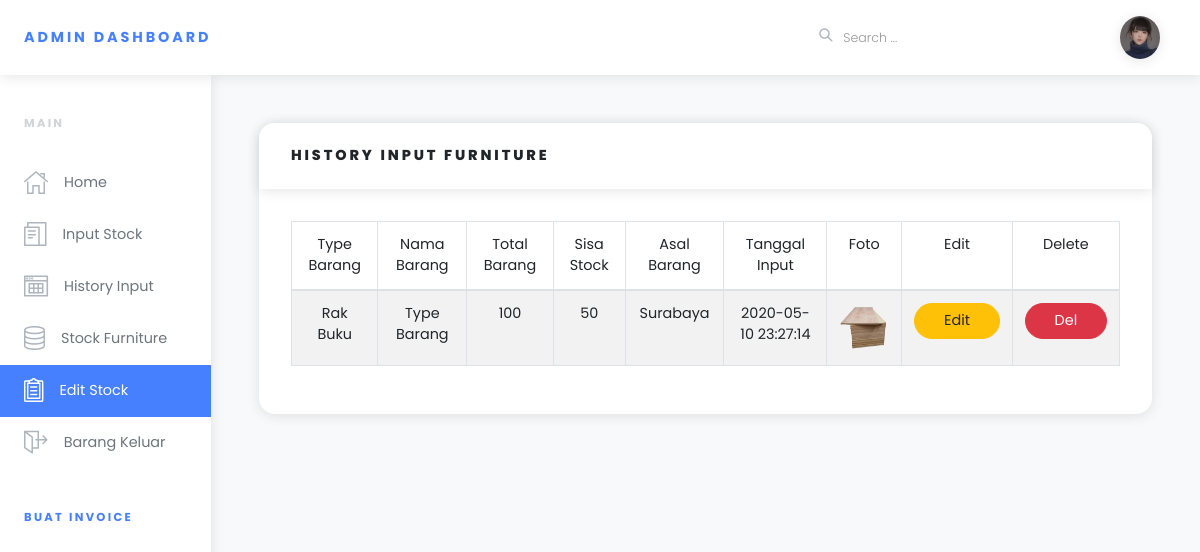
/index.php/core/editstock, run on an earlier commit of the app's database.
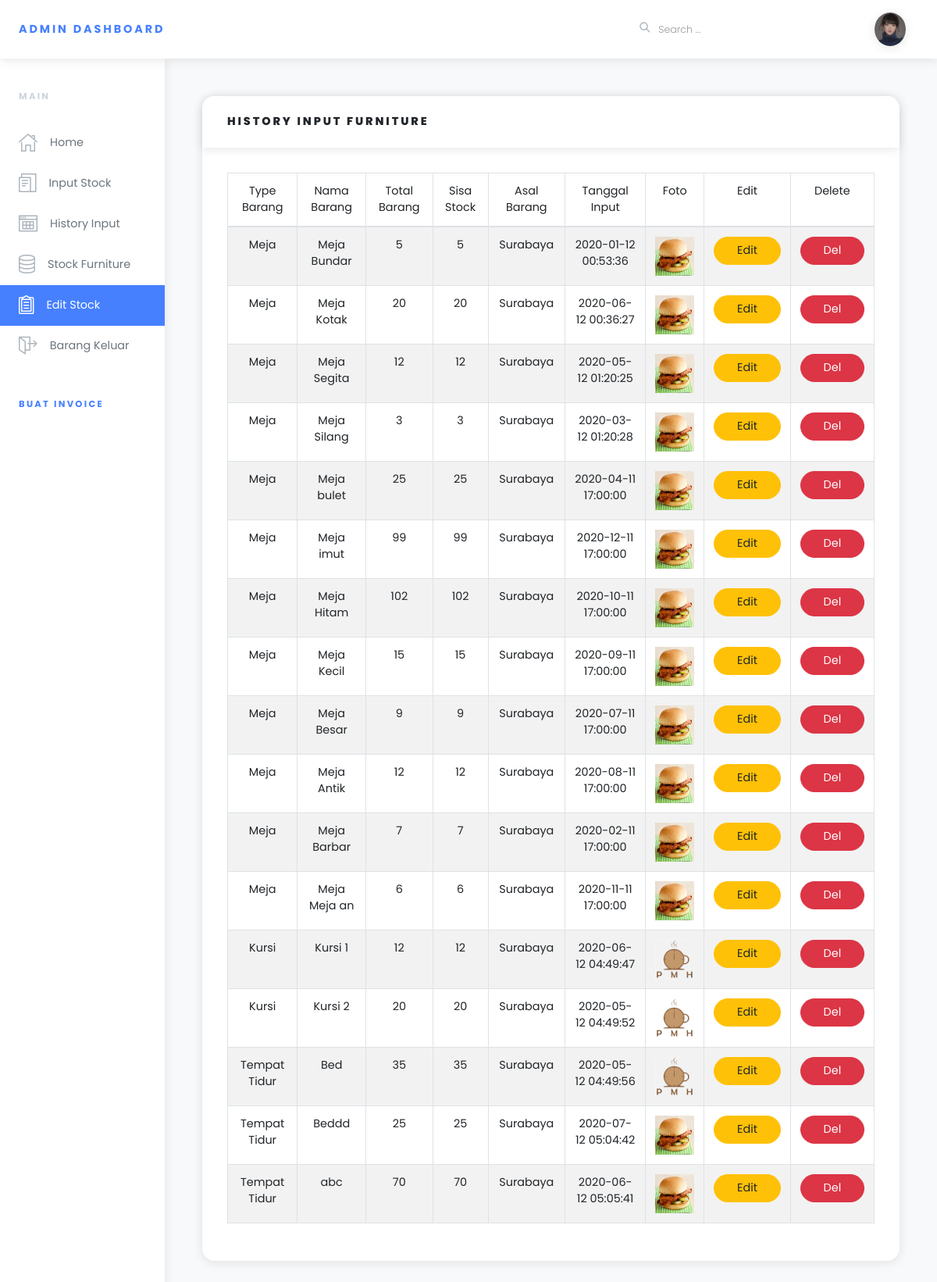
And on a later commit of the database.
### tables this page shows
CREATE TABLE `stockbarang` (
  `id` int(6) UNSIGNED NOT NULL,
  `tipeBarang` varchar(30) NOT NULL,
  `namaBarang` varchar(30) NOT NULL,
  `asalBarang` varchar(50) NOT NULL,
  `jumlahBarang` int(50) NOT NULL,
  `stock` int(11) NOT NULL,
  `tanggalInput` timestamp NOT NULL DEFAULT current_timestamp() ON UPDATE current_timestamp(),
  `uploadFoto` varchar(50) NOT NULL,
  `kodeBulan` varchar(25) NOT NULL
);

### application/controllers/core.php (called while the page is built, shortened)
<?php
class core extends CI_Controller {
	  function __construct() {
	      $this->load->helper('url');
	      $this->load->model('main');
	      $this->load->model('grafikBarang/januari');
	      $this->load->model('grafikBarang/februari');
	      $this->load->model('grafikBarang/maret');
	      $this->load->model('grafikBarang/april');
	      $this->load->model('grafikBarang/mei');
	      $this->load->model('grafikBarang/juni');
	      $this->load->model('grafikBarang/juli');
	      $this->load->model('grafikBarang/agustus');
	      $this->load->model('grafikBarang/september');
	      $this->load->model('grafikBarang/oktober');
	      $this->load->model('grafikBarang/november');
	      $this->load->model('grafikBarang/desember');
	  }
	public function editstock()
	{
		$view['data'] = $this->main->ambil_data()->result();
		$x['data']=$this->main->show_barang();
		$data = array(
			'title' => "Edit Stock"
		);
		$this->load->view('templates/header.php', $data);
		$this->load->view('templates/sidebar.php');
		$this->load->view('dashboard/edit.php',$x);
		$this->load->view('templates/footer.php');
	}
}

### index.php (called while the page is built, shortened)
<?php
require_once BASEPATH.'core/CodeIgniter.php';

### application/models/main.php (called while the page is built, shortened)
<?php
class main extends CI_Model {
    function ambil_data() {
        return $this->db->get('stockbarang');
    }
    function show_barang(){
        $hasil=$this->db->query("SELECT * FROM stockbarang");
        return $hasil;
    }
}

### application/views/dashboard/edit.php (the view, shortened to what this page needs)
<div class="page-holder w-100 d-flex flex-wrap">
  <div class="container-fluid px-xl-5">
    <section class="py-5">
      <div class="row">
        <div class="col-lg-12 mb-4">
          <div class="card">
            <div class="card-header">
              <h6 class="text-uppercase mb-0">History Input Furniture</h6>
            </div>
            <div class="card-body">
            <table class="table table-bordered table-striped" id="mydata">
                <thead>
                  <tr align="center">
                    <td>Type Barang</td>
                    <td>Nama Barang</td>
                    <td>Total Barang</td>
                    <td>Sisa Stock</td>
                    <td>Asal Barang</td>
                    <td>Tanggal Input</td>
                    <td>Foto</td>
                    <td>Edit</td>
                    <td>Delete</td>
                  </tr>
                </thead>
                <tbody>
                  <?php
                 foreach($data->result_array() as $i):
                    $id=$i['id'];
                    $tipeBarang=$i['tipeBarang'];
                    $namaBarang=$i['namaBarang'];
                    $asalBarang=$i['asalBarang'];
                    $tanggalInput=$i['tanggalInput'];
                    $jumlahBarang=$i['jumlahBarang'];
                    $stock=$i['stock'];
                    $uploadFoto=$i['uploadFoto']
                    ?>
                  <tr align="center">
                   <td><?php echo $tipeBarang ?></td>
                    <td><?php echo $namaBarang ?></td>
                    <td><?php echo $jumlahBarang ?></td>
                    <td><?php echo $stock ?></td>
                    <td><?php echo $asalBarang ?></td>
                    <td><?php echo $tanggalInput ?></td>
                    <td><img src="<?php echo base_url('uploads/'.$uploadFoto.'');?>" height="50px" width="50px"></td>
                    <td><a class="btn btn-xs btn-warning" data-toggle="modal" data-target="#modal_edit<?php echo $id;?>"> Edit</a></td>
                    <td>
                      <form action="<?php echo base_url('operasi/delete') ?>" method="post">
                         <button class="btn btn-danger" type="sumbit" name="hapus" value="<?php echo $id ?>" >Del</button>
                      </form>
                    </td>
                  </tr>
                  <?php endforeach;?>
                </tbody>
              </table>
            </div>

What changed in the data, as far as the page shows it:
removed stockbarang: tipeBarang "Rak Buku", namaBarang "Type Barang", jumlahBarang "100", stock "50", asalBarang "Surabaya", tanggalInput "2020-05-10 23:27:14", uploadFoto (picture), $id 36 (drawn)
added stockbarang: tipeBarang "Meja", namaBarang "Meja Bundar", jumlahBarang "5", stock "5", asalBarang "Surabaya", tanggalInput "2020-01-12 00:53:36", uploadFoto (picture), $id 1 (drawn)
added stockbarang: tipeBarang "Meja", namaBarang "Meja Kotak", jumlahBarang "20", stock "20", asalBarang "Surabaya", tanggalInput "2020-06-12 00:36:27", uploadFoto (picture), $id 2 (drawn)
added stockbarang: tipeBarang "Meja", namaBarang "Meja Segita", jumlahBarang "12", stock "12", asalBarang "Surabaya", tanggalInput "2020-05-12 01:20:25", uploadFoto (picture), $id 3 (drawn)
added stockbarang: tipeBarang "Meja", namaBarang "Meja Silang", jumlahBarang "3", stock "3", asalBarang "Surabaya", tanggalInput "2020-03-12 01:20:28", uploadFoto (picture), $id 4 (drawn)
added stockbarang: tipeBarang "Meja", namaBarang "Meja bulet", jumlahBarang "25", stock "25", asalBarang "Surabaya", tanggalInput "2020-04-11 17:00:00", uploadFoto (picture), $id 5 (drawn)
added stockbarang: tipeBarang "Meja", namaBarang "Meja imut", jumlahBarang "99", stock "99", asalBarang "Surabaya", tanggalInput "2020-12-11 17:00:00", uploadFoto (picture), $id 6 (drawn)
added stockbarang: tipeBarang "Meja", namaBarang "Meja Hitam", jumlahBarang "102", stock "102", asalBarang "Surabaya", tanggalInput "2020-10-11 17:00:00", uploadFoto (picture), $id 7 (drawn)
added stockbarang: tipeBarang "Meja", namaBarang "Meja Kecil", jumlahBarang "15", stock "15", asalBarang "Surabaya", tanggalInput "2020-09-11 17:00:00", uploadFoto (picture), $id 8 (drawn)
added stockbarang: tipeBarang "Meja", namaBarang "Meja Besar", jumlahBarang "9", stock "9", asalBarang "Surabaya", tanggalInput "2020-07-11 17:00:00", uploadFoto (picture)
added stockbarang: tipeBarang "Meja", namaBarang "Meja Antik", jumlahBarang "12", stock "12", asalBarang "Surabaya", tanggalInput "2020-08-11 17:00:00", uploadFoto (picture), $id 10 (drawn)
added stockbarang: tipeBarang "Meja", namaBarang "Meja Barbar", jumlahBarang "7", stock "7", asalBarang "Surabaya", tanggalInput "2020-02-11 17:00:00", uploadFoto (picture), $id 11 (drawn)
added stockbarang: tipeBarang "Meja", namaBarang "Meja Meja an", jumlahBarang "6", stock "6", asalBarang "Surabaya", tanggalInput "2020-11-11 17:00:00", uploadFoto (picture), $id 12 (drawn)
added stockbarang: tipeBarang "Kursi", namaBarang "Kursi 1", jumlahBarang "12", stock "12", asalBarang "Surabaya", tanggalInput "2020-06-12 04:49:47", uploadFoto (picture), $id 13 (drawn)
added stockbarang: tipeBarang "Kursi", namaBarang "Kursi 2", jumlahBarang "20", stock "20", asalBarang "Surabaya", tanggalInput "2020-05-12 04:49:52", uploadFoto (picture), $id 14 (drawn)
added stockbarang: tipeBarang "Tempat Tidur", namaBarang "Bed", jumlahBarang "35", stock "35", asalBarang "Surabaya", tanggalInput "2020-05-12 04:49:56", uploadFoto (picture), $id 15 (drawn)
added stockbarang: tipeBarang "Tempat Tidur", namaBarang "Beddd", jumlahBarang "25", stock "25", asalBarang "Surabaya", tanggalInput "2020-07-12 05:04:42", uploadFoto (picture), $id 16 (drawn)
added stockbarang: tipeBarang "Tempat Tidur", namaBarang "abc", jumlahBarang "70", stock "70", asalBarang "Surabaya", tanggalInput "2020-06-12 05:05:41", uploadFoto (picture), $id 17 (drawn)
